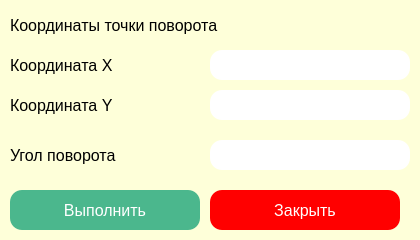
<?xml version="1.0" encoding="UTF-8"?>
<ui version="4.0">
 <class>RotateWindow</class>
 <widget class="QDialog" name="RotateWindow">
  <property name="geometry">
   <rect>
    <x>0</x>
    <y>0</y>
    <width>420</width>
    <height>240</height>
   </rect>
  </property>
  <property name="windowTitle">
   <string>Dialog</string>
  </property>
  <property name="styleSheet">
   <string notr="true">border-radius: 12px;
color: black;
background-color: rgb(254, 255, 217);</string>
  </property>
  <widget class="QLabel" name="label">
   <property name="geometry">
    <rect>
     <x>10</x>
     <y>50</y>
     <width>200</width>
     <height>30</height>
    </rect>
   </property>
   <property name="font">
    <font>
     <pointsize>12</pointsize>
    </font>
   </property>
   <property name="text">
    <string>Координата X </string>
   </property>
  </widget>
  <widget class="QLineEdit" name="lineEdit_2">
   <property name="geometry">
    <rect>
     <x>210</x>
     <y>90</y>
     <width>200</width>
     <height>30</height>
    </rect>
   </property>
   <property name="font">
    <font>
     <pointsize>12</pointsize>
    </font>
   </property>
   <property name="styleSheet">
    <string notr="true">background-color: rgb(255, 255, 255);</string>
   </property>
  </widget>
  <widget class="QLineEdit" name="lineEdit">
   <property name="geometry">
    <rect>
     <x>210</x>
     <y>50</y>
     <width>200</width>
     <height>30</height>
    </rect>
   </property>
   <property name="font">
    <font>
     <pointsize>12</pointsize>
    </font>
   </property>
   <property name="styleSheet">
    <string notr="true">background-color: rgb(255, 255, 255);</string>
   </property>
  </widget>
  <widget class="QLabel" name="label_3">
   <property name="geometry">
    <rect>
     <x>10</x>
     <y>10</y>
     <width>400</width>
     <height>30</height>
    </rect>
   </property>
   <property name="font">
    <font>
     <pointsize>12</pointsize>
    </font>
   </property>
   <property name="text">
    <string>Координаты точки поворота</string>
   </property>
  </widget>
  <widget class="QLabel" name="label_2">
   <property name="geometry">
    <rect>
     <x>10</x>
     <y>90</y>
     <width>200</width>
     <height>30</height>
    </rect>
   </property>
   <property name="font">
    <font>
     <pointsize>12</pointsize>
    </font>
   </property>
   <property name="text">
    <string>Координата Y</string>
   </property>
  </widget>
  <widget class="QLabel" name="label_4">
   <property name="geometry">
    <rect>
     <x>10</x>
     <y>140</y>
     <width>200</width>
     <height>30</height>
    </rect>
   </property>
   <property name="font">
    <font>
     <pointsize>12</pointsize>
    </font>
   </property>
   <property name="text">
    <string>Угол поворота</string>
   </property>
  </widget>
  <widget class="QPushButton" name="pushButton">
   <property name="geometry">
    <rect>
     <x>10</x>
     <y>190</y>
     <width>190</width>
     <height>40</height>
    </rect>
   </property>
   <property name="font">
    <font>
     <pointsize>12</pointsize>
    </font>
   </property>
   <property name="styleSheet">
    <string notr="true">border-radius: 12px;
color: white;
background-color: rgb( 75, 183, 141 );</string>
   </property>
   <property name="text">
    <string>Выполнить</string>
   </property>
  </widget>
  <widget class="QLineEdit" name="lineEdit_3">
   <property name="geometry">
    <rect>
     <x>210</x>
     <y>140</y>
     <width>200</width>
     <height>30</height>
    </rect>
   </property>
   <property name="font">
    <font>
     <pointsize>12</pointsize>
    </font>
   </property>
   <property name="styleSheet">
    <string notr="true">background-color:rgb(255, 255, 255)</string>
   </property>
  </widget>
  <widget class="QPushButton" name="pushButton_2">
   <property name="geometry">
    <rect>
     <x>210</x>
     <y>190</y>
     <width>190</width>
     <height>40</height>
    </rect>
   </property>
   <property name="font">
    <font>
     <pointsize>12</pointsize>
    </font>
   </property>
   <property name="styleSheet">
    <string notr="true">border-radius: 12px;
color: white;
background-color: rgb(255, 0, 0);</string>
   </property>
   <property name="text">
    <string>Закрыть</string>
   </property>
  </widget>
 </widget>
 <resources/>
 <connections>
  <connection>
   <sender>pushButton_2</sender>
   <signal>clicked()</signal>
   <receiver>RotateWindow</receiver>
   <slot>close()</slot>
   <hints>
    <hint type="sourcelabel">
     <x>369</x>
     <y>208</y>
    </hint>
    <hint type="destinationlabel">
     <x>411</x>
     <y>180</y>
    </hint>
   </hints>
  </connection>
 </connections>
</ui>
